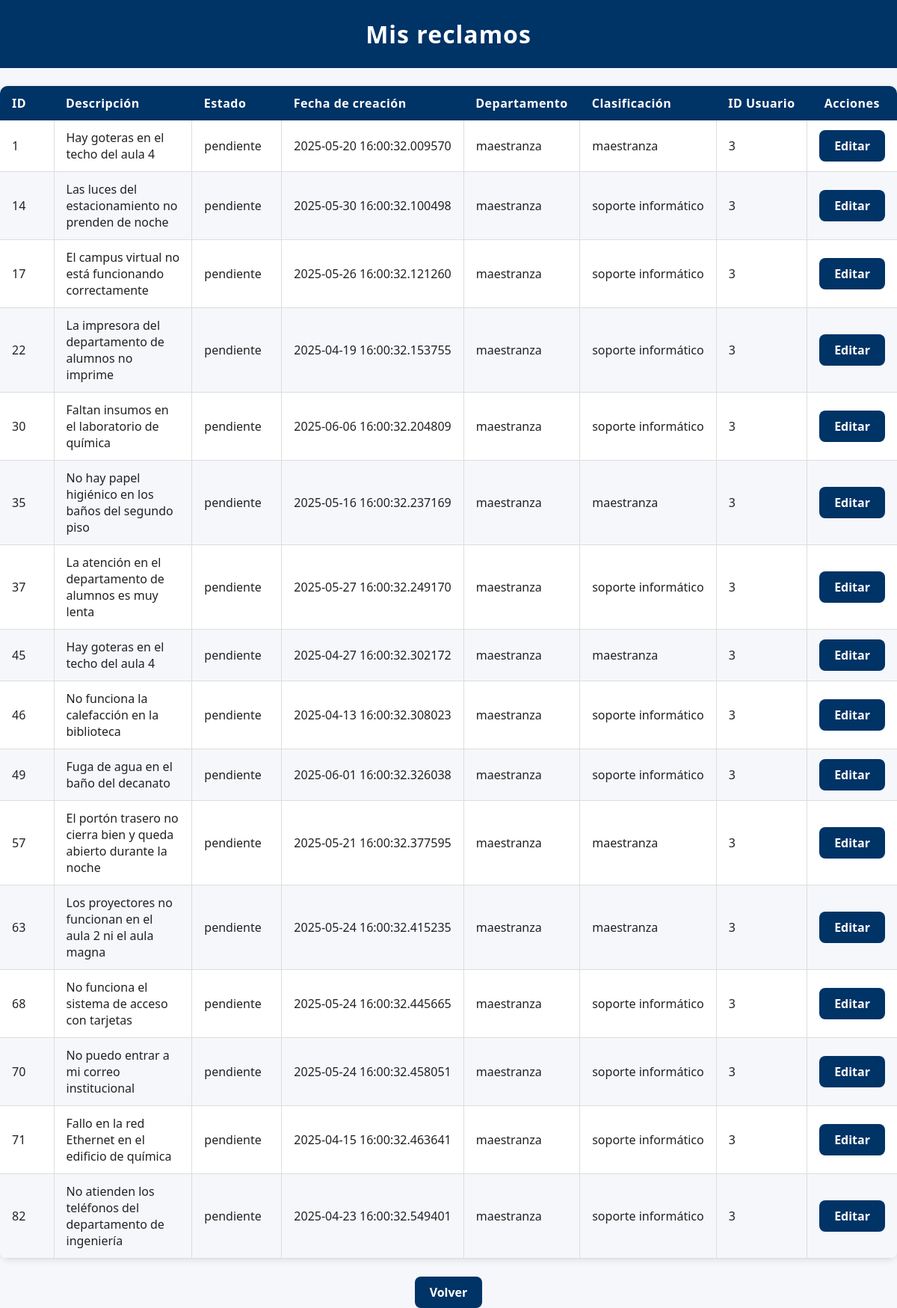
The app's page /mis_reclamos (signed in) with its own data.
### modules/modelos.py (models this page shows)
class Base(DeclarativeBase):
    pass

class ModeloReclamo(Base):
    __tablename__ = 'reclamos'
    id = Column(Integer, primary_key=True)
    estado = Column(String, default="pendiente")
    fecha_hora = Column(DateTime, default=datetime.utcnow)
    contenido = Column(String)
    usuario_id = Column(Integer, ForeignKey('usuarios.id'))
    departamento = Column(String)
    clasificacion = Column(String)
    cantidad_adherentes = Column(Integer, default=1) #Se contabiliza como adherente el usuario que crea el reclamo
    tiempo_estimado = Column(Integer,default=0) #Solo se cambia cuando el reclamo pasa de pendiente -->en proceso
    usuarios = relationship(
        "ModeloUsuario",
        secondary=usuarios_reclamos,
        back_populates="reclamos"
    )
    usuario = relationship("ModeloUsuario", foreign_keys=[usuario_id], backref="reclamos_creados")

### server.py (the view)
@app.route('/mis_reclamos')
@login_required
def mis_reclamos():
    reclamos = repo_reclamos.obtener_todos_los_registros(current_user.id)
    return render_template('mis_reclamos.html', usuario=current_user, reclamos=reclamos)

### modules/login.py (called while the page is built)
    @property
    def is_authenticated(self):
        return True

### modules/repositorio.py (called while the page is built)
    def obtener_registro_por_filtro(self, campo, valor, campo2=None, valor2=None):
        query = self.__session.query(ModeloUsuario).filter(getattr(ModeloUsuario, campo) == valor)
        if campo2 and valor2:
            query = query.filter(getattr(ModeloUsuario, campo2) == valor2)
        modelo = query.first()
        if modelo:
            return self.__map_modelo_a_entidad(modelo)
        return None

    def __map_modelo_a_entidad(self, modelo: ModeloUsuario):
        return Usuario(
            nombre=modelo.nombre,
            apellido=modelo.apellido,
            email=modelo.email,
            nombre_de_usuario=modelo.nombre_de_usuario,
            contraseña=modelo.contraseña,
            rol=modelo.rol,
            claustro=modelo.claustro,
            id=modelo.id
        )

    def obtener_todos_los_registros(self, usuario_id):
        return self.__session.query(ModeloReclamo).filter_by(usuario_id=usuario_id).all()

### modules/usuarios.py (called while the page is built)
    @property
    def nombre(self):
        return self.__nombre

    @nombre.setter
    def nombre(self, nuevo_nombre: str):
        if not isinstance(nuevo_nombre, str):
            raise ValueError("El nombre debe ser una cadena de texto")
        self.__nombre = nuevo_nombre

    @property
    def apellido(self):
        return self.__apellido

    @apellido.setter
    def apellido(self, nuevo_apellido: str):
        if not isinstance(nuevo_apellido, str):
            raise ValueError("El apellido debe ser una cadena de texto")
        self.__apellido = nuevo_apellido

    @property
    def email(self):
        return self.__email

    @email.setter
    def email(self, nuevo_email: str):
        if not isinstance(nuevo_email, str):
            raise ValueError("El email debe ser una cadena de texto")
        self.__email = nuevo_email

    @property
    def nombre_de_usuario(self):
        return self.__nombre_de_usuario

    @nombre_de_usuario.setter
    def nombre_de_usuario(self, nuevo_nombre_de_usuario: str):
        if not isinstance(nuevo_nombre_de_usuario, str):
            raise ValueError("El nombre de usuario debe ser una cadena de texto")
        self.__nombre_de_usuario = nuevo_nombre_de_usuario

    @property
    def contraseña(self):
        return self.__contraseña

    @contraseña.setter
    def contraseña(self, value):
        self.__contraseña = value

    @property
    def rol(self):
        return self.__rol

    @property
    def id(self):
        return self.__id

### templates/mis_reclamos.html (shortened to what this page needs)
<!DOCTYPE html>
<html lang="es">
<head>
    <link rel="stylesheet" href="{{ url_for('static', filename='style.css') }}">
</head>
<body>
    <h1>Mis reclamos</h1>
    <table>
        <thead>
            <tr>
                <th class="col-id">ID</th>
                <th class="col-descripcion">Descripción</th>
                <th class="col-estado">Estado</th>
                <th class="col-fecha">Fecha de creación</th>
                <th class="col-departamento">Departamento</th>
                <th class="col-clasificacion">Clasificación</th>
                <th class="col-usuario">ID Usuario</th>
                <th class="col-acciones">Acciones</th>
            </tr>
        </thead>
        <tbody>
            {% for reclamo in reclamos %}
                <tr>
                    <td class="col-id">{{ reclamo.id }}</td>
                    <td class="col-descripcion">{{ reclamo.contenido }}</td>
                    <td class="col-estado">{{ reclamo.estado }}</td>
                    <td class="col-fecha">{{ reclamo.fecha_hora }}</td>
                    <td class="col-departamento">{{ reclamo.departamento }}</td>
                    <td class="col-clasificacion">{{ reclamo.clasificacion }}</td>
                    <td class="col-usuario">{{ reclamo.usuario_id }}</td>
                    <td class="col-acciones">
                        <a href="{{ url_for('editar_reclamo', reclamo_id=reclamo.id) }}" class="enlace-boton">Editar</a>
                    </td>
                </tr>
            {% endfor %}
        </tbody>
    </table>
    <div style="text-align:center; margin-top: 20px;">
        <a href="{{ url_for('inicio') }}" class="enlace-boton">Volver</a>
    </div>
</body>
</html>

### static/style.css (style rules this page uses)
html, body { font-family: 'Segoe UI', Arial, sans-serif; background-color: #f5f7fa; color: #222; margin: 0; padding: 0; height: 100%; }
h1 { background-color: #003366; color: #fff; margin: 0; padding: 24px 0; text-align: center; letter-spacing: 1px; }
table { width: 100%; border-collapse: collapse; margin: 24px 0; font-family: 'Segoe UI', Arial, sans-serif; font-size: 1em; color: #222; box-shadow: 0 2px 8px rgba(0,0,0,0.1); border-radius: 10px; overflow: hidden; background: #fff; }
thead { background-color: #003366; color: #fff; text-align: left; }
thead th { padding: 12px 16px; font-weight: bold; letter-spacing: 0.5px; }
tbody tr { border-bottom: 1px solid #ddd; }
tbody tr:nth-child(even) { background-color: #f5f7fa; }
tbody td { padding: 12px 16px; vertical-align: middle; border-left: 1px solid #ddd; }
tbody td:first-child { border-left: none; }
a { position: relative; color: #003366; font-weight: 600; text-decoration: none; cursor: pointer; transition: color 0.3s ease; }
a::after { content: ''; position: absolute; width: 0; height: 2px; left: 0; bottom: -3px; background-color: #00509e; transition: width 0.3s ease; border-radius: 2px; }
a.enlace-boton { display: inline-block; padding: 10px 20px; background-color: #003366; color: #fff; border-radius: 8px; text-decoration: none; font-weight: bold; }
.col-id, .col-usuario { width: 6%; white-space: nowrap; }
.col-estado { width: 10%; white-space: nowrap; }
.col-fecha { width: 15%; white-space: nowrap; }
.col-departamento, .col-clasificacion { width: 12%; white-space: nowrap; }
.col-descripcion { width: auto; max-width: 300px; word-wrap: break-word; }
.col-acciones { width: 8%; text-align: center; }

### records on screen
ModeloReclamo: id "1", contenido "Hay goteras en el techo del aula 4", estado "pendiente", fecha_hora "2025-05-20 16:00:32.009570", departamento "maestranza", clasificacion "maestranza", usuario_id "3"
ModeloReclamo: id "14", contenido "Las luces del estacionamiento no prenden de noche", estado "pendiente", fecha_hora "2025-05-30 16:00:32.100498", departamento "maestranza", clasificacion "soporte informático", usuario_id "3"
ModeloReclamo: id "17", contenido "El campus virtual no está funcionando correctamente", estado "pendiente", fecha_hora "2025-05-26 16:00:32.121260", departamento "maestranza", clasificacion "soporte informático", usuario_id "3"
ModeloReclamo: id "22", contenido "La impresora del departamento de alumnos no imprime", estado "pendiente", fecha_hora "2025-04-19 16:00:32.153755", departamento "maestranza", clasificacion "soporte informático", usuario_id "3"
ModeloReclamo: id "30", contenido "Faltan insumos en el laboratorio de química", estado "pendiente", fecha_hora "2025-06-06 16:00:32.204809", departamento "maestranza", clasificacion "soporte informático", usuario_id "3"
ModeloReclamo: id "35", contenido "No hay papel higiénico en los baños del segundo piso", estado "pendiente", fecha_hora "2025-05-16 16:00:32.237169", departamento "maestranza", clasificacion "maestranza", usuario_id "3"
ModeloReclamo: id "37", contenido "La atención en el departamento de alumnos es muy lenta", estado "pendiente", fecha_hora "2025-05-27 16:00:32.249170", departamento "maestranza", clasificacion "soporte informático", usuario_id "3"
ModeloReclamo: id "45", contenido "Hay goteras en el techo del aula 4", estado "pendiente", fecha_hora "2025-04-27 16:00:32.302172", departamento "maestranza", clasificacion "maestranza", usuario_id "3"
ModeloReclamo: id "46", contenido "No funciona la calefacción en la biblioteca", estado "pendiente", fecha_hora "2025-04-13 16:00:32.308023", departamento "maestranza", clasificacion "soporte informático", usuario_id "3"
ModeloReclamo: id "49", contenido "Fuga de agua en el baño del decanato", estado "pendiente", fecha_hora "2025-06-01 16:00:32.326038", departamento "maestranza", clasificacion "soporte informático", usuario_id "3"
ModeloReclamo: id "57", contenido "El portón trasero no cierra bien y queda abierto durante la noche", estado "pendiente", fecha_hora "2025-05-21 16:00:32.377595", departamento "maestranza", clasificacion "maestranza", usuario_id "3"
ModeloReclamo: id "63", contenido "Los proyectores no funcionan en el aula 2 ni el aula magna", estado "pendiente", fecha_hora "2025-05-24 16:00:32.415235", departamento "maestranza", clasificacion "maestranza", usuario_id "3"
ModeloReclamo: id "68", contenido "No funciona el sistema de acceso con tarjetas", estado "pendiente", fecha_hora "2025-05-24 16:00:32.445665", departamento "maestranza", clasificacion "soporte informático", usuario_id "3"
ModeloReclamo: id "70", contenido "No puedo entrar a mi correo institucional", estado "pendiente", fecha_hora "2025-05-24 16:00:32.458051", departamento "maestranza", clasificacion "soporte informático", usuario_id "3"
ModeloReclamo: id "71", contenido "Fallo en la red Ethernet en el edificio de química", estado "pendiente", fecha_hora "2025-04-15 16:00:32.463641", departamento "maestranza", clasificacion "soporte informático", usuario_id "3"
ModeloReclamo: id "82", contenido "No atienden los teléfonos del departamento de ingeniería", estado "pendiente", fecha_hora "2025-04-23 16:00:32.549401", departamento "maestranza", clasificacion "soporte informático", usuario_id "3"
